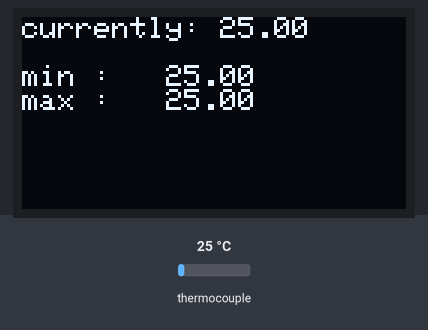
Bench run of a sketch on a simulated Arduino Uno, built with avr-gcc and run on an emulated ATmega328P. On the bench: 128×64 one-colour display. Inputs (shaded band) come from the test bench; at power-on: thermocouple 25 °C.

Above: at 3.2 s.
3.3 s: thermocouple set to 6 °C
At 3.9 s:
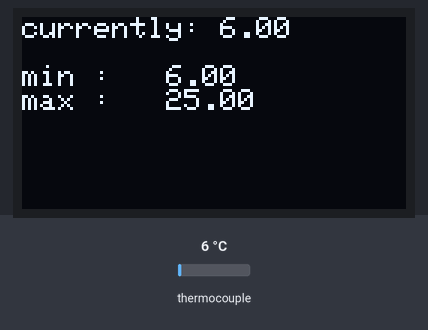
5.0 s: thermocouple set to 75 °C
At 6.1 s:
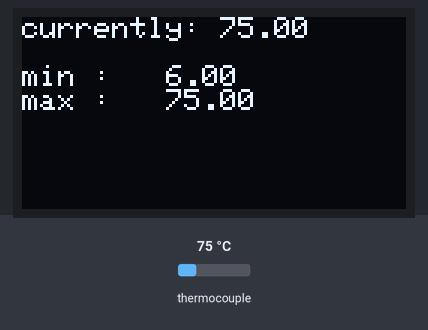
6.6 s: thermocouple set to 150 °C
At 7.3 s:
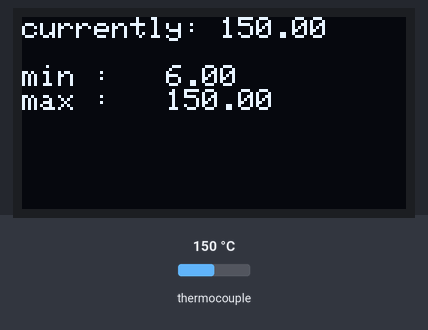
Timing chart, 0 to 9.6 s (numbered marks = the images above; inputs shaded):
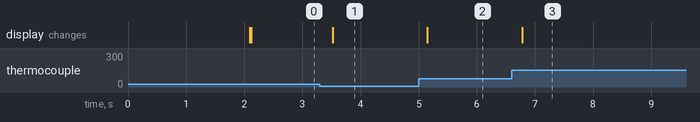

Measured:
- after the input at 3.3 s, the display: changes after 0.22 s (image 1)
- after the input at 5.0 s, the display: changes after 0.15 s (image 2)
- after the input at 6.6 s, the display: changes after 0.18 s (image 3)

The sketch:

scioly_tempcontrol.ino
```cpp
#include <Wire.h>
#include <Adafruit_GFX.h>
#include <Adafruit_SSD1306.h>
#include <Adafruit_MAX31865.h>

#define OLED_RESET 4
#define RREF 430.0

Adafruit_SSD1306 display(OLED_RESET);
Adafruit_MAX31865 max = Adafruit_MAX31865(10);

float minTemp = 1000.0;
float maxTemp = 0;
float lastTemp = maxTemp;

void setup(){
  Serial.begin(9600);
  display.begin(SSD1306_SWITCHCAPVCC, 0x3C);
  max.begin(MAX31865_3WIRE);
  introText();
}

void loop(){
  if(checkFaults()){
    displayErrorText();
    delay(2000);//wait longer in this case
    display.clearDisplay();
    display.display();
    display.invertDisplay(false);
  }else{
    readTemp();
    updateDisplay();
  }

  //TODO: if pin x == HIGH = resetTemp();

  delay(200);
}

void updateDisplay(){
  display.setCursor(0,0);
  display.setTextColor(WHITE);
  display.clearDisplay();
  display.print("currently: ");
  display.println(lastTemp);
  display.println("");
  display.print("min :   ");
  display.println(minTemp);
  display.print("max :   ");
  display.println(maxTemp);


  display.display();
}

bool checkFaults(){
  // Check and print any faults
  uint8_t fault = max.readFault();
  if (fault) {
    Serial.println(fault);
    max.clearFault();
    return true;
  }
  return false;

}

void displayErrorText(){
  display.clearDisplay();
  display.setTextSize(2);
  display.setCursor(0,0);
  display.setTextColor(WHITE);
  display.invertDisplay(true);
  display.println("");
  display.setTextSize(2);
  display.println("ERROR");
  display.display();

}

void resetTemp(){
  minTemp = 1000.0;
  maxTemp = 0;
  lastTemp = maxTemp;
  display.clearDisplay();
  display.setTextSize(1);
  display.setCursor(0,0);
  display.setTextColor(WHITE);
  display.invertDisplay(true);
  display.println("");
  display.println("- - - - - - - - - - -");
  display.println("     RESET RANGE     ");
  display.println("- - - - - - - - - - -");
  display.display();
  delay(2000);
  display.clearDisplay();
  display.display();
  display.invertDisplay(false);

}

void readTemp(){

  uint16_t rtd = max.readRTD();
  float ratio = rtd;
  ratio /= 32768;

  //Serial.print("RTD value: "); Serial.println(rtd);
  //Serial.print("Ratio = "); Serial.println(ratio,8);
  //Serial.print("Resistance = "); Serial.println(RREF*ratio,8);

  lastTemp = max.temperature(100, RREF);
  if(lastTemp > maxTemp){
    maxTemp = lastTemp;
  }
  if(lastTemp < minTemp){
    minTemp = lastTemp;
  }

}

void introText(){
  display.clearDisplay();
  display.setTextSize(1);
  display.setCursor(0,0);
  display.setTextColor(WHITE);
  display.invertDisplay(true);
  display.println("     WATTS RULES     ");
  display.println("    OTHERS DROOL     ");
  display.println("- - - - - - - - - - -");
  display.println("        2017         ");
  display.display();
  delay(2000);
  display.clearDisplay();
  display.display();
  display.invertDisplay(false);
}
```
